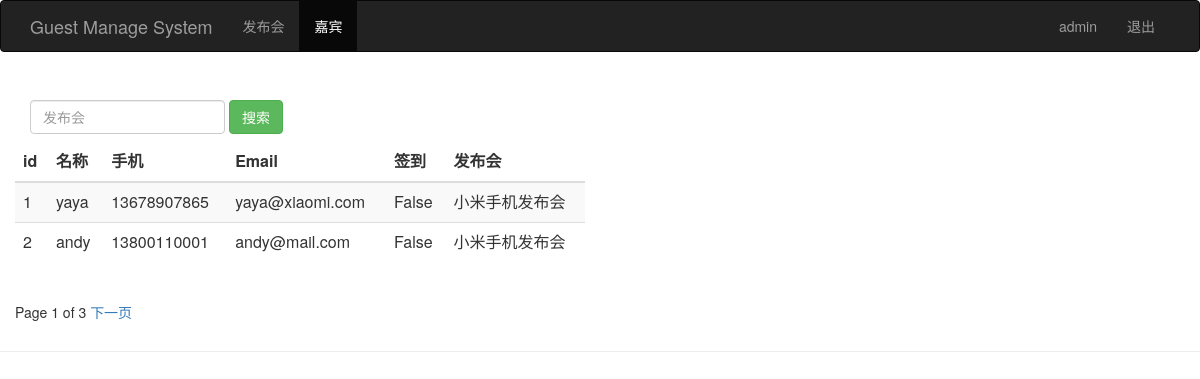
The page /guest_manage/ (signed in) on the database its author committed.
### sign/models.py (models this page shows, shortened)
class Guest(models.Model):
	event = models.ForeignKey(Event)
	realname = models.CharField(max_length=64)
	phone = models.CharField(max_length=16)
	email = models.EmailField()
	sign = models.BooleanField()
	create_time = models.DateTimeField(auto_now=True)
	class Meta:
		unique_together = ("event","phone")

class Event(models.Model):
	name = models.CharField(max_length=100)
	limit = models.IntegerField()
	status = models.BooleanField()
	address = models.CharField(max_length=200)
	start_time = models.DateTimeField('events time')
	create_time = models.DateTimeField(auto_now=True)
	def __unicode__(self):
		return self.name

### sign/views.py (the view)
# urls.py: url(r'^guest_manage/$', views.guest_manage),
@login_required
def guest_manage(request):
	username = request.session.get("user","")
	guest_list = Guest.objects.all()
	paginator = Paginator(guest_list,2)
	page = request.GET.get("page")
	try:
		contacts = paginator.page(page)
	except PageNotAnInteger:
		contacts = paginator.page(1)
	except EmptyPage:
		contacts = paginator.page(paginator.num_pages)
	return render(request,"guest_manage.html",{"user":username,"guests":contacts})

### sign/templates/guest_manage.html (shortened to what this page needs)
<html>
<head>
	{% load bootstrap3 %}
	{% bootstrap_css %}
</head>
<body role="document">
	<nav class="navbar navbar-inverse">
		<div class="container">
			<div class="navbar-header">
				<a class="navbar-brand" href="/event_manage/">Guest Manage System</a>
			</div>
			<div  id="navbar" class="collapse navbar-collapse">
				<ul class="nav navbar-nav">
					<li><a href="/event_manage/">发布会</a></li>
					<li class="active"> <a href="#">嘉宾</a></li>
				</ul>
				<ul class="nav navbar-nav navbar-right">
					<li><a href="#">{{user}}</a></li>
					<li><a href="/logout/">退出</a></li>
				</ul>
			</div>
		</div>
	</nav>
	<div class="page-header">
		<div id="navbar" class="navbar-collapse collapse">
			<form class="navbar-form" method="get" action="/search_guest/">
				<div class="form-group">
					<input name="realname" type="text" placeholder="发布会" class="form-control">
				</div>
				<button type="submit" class="btn btn-success">搜索</button>
			</form>
	<div class="row">
		<div class="col-md-6">
			<table class="table table-striped">
				<thead>
					<tr>
						<th>id</th>
						<th>名称</th>
						<th>手机</th>
						<th>Email</th>
						<th>签到</th>
						<th>发布会</th>
					</tr>
				</thead>
				<tbody>
					{% for guest in guests %}
					<tr>
						<td>{{guest.id}}</td>
						<td>{{guest.realname}}</td>
						<td>{{guest.phone}}</td>
						<td>{{guest.email}}</td>
						<td>{{guest.sign}}</td>
						<td>{{guest.event}}</td>
					</tr>
					{% endfor %}
				</tbody>
			</table>
		</div>
	</div>
	<div class="pagination">
		<span class="step-links">
			<span class="current">
				Page {{guests.number}} of {{guests.paginator.num_pages}}
			</span>
			{% if guests.has_next %}
			<a href="?page={{guests.next_page_number}}">下一页</a>
			{% endif %}
		</span>
	</div>
</body>

### rows shown on the page
Guest: id "1", realname "yaya", phone "13678907865", email "yaya@xiaomi.com", sign "False", event "小米手机发布会"
Guest: id "2", realname "andy", phone "13800110001", email "andy@mail.com", sign "False", event "小米手机发布会"

### other values the page prints
{{ user }} "admin"
{{ guests.number }} "1"
{{ guests.paginator.num_pages }} "3"
